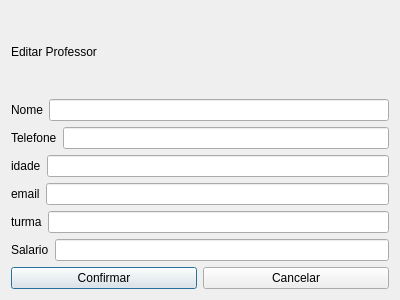
<?xml version="1.0" encoding="UTF-8"?>
<ui version="4.0">
 <class>fm_editprof</class>
 <widget class="QDialog" name="fm_editprof">
  <property name="geometry">
   <rect>
    <x>0</x>
    <y>0</y>
    <width>400</width>
    <height>300</height>
   </rect>
  </property>
  <property name="windowTitle">
   <string>Dialog</string>
  </property>
  <layout class="QVBoxLayout" name="verticalLayout">
   <item>
    <layout class="QHBoxLayout" name="horizontalLayout_7">
     <item>
      <widget class="QLabel" name="label_6">
       <property name="text">
        <string>Editar Professor</string>
       </property>
      </widget>
     </item>
    </layout>
   </item>
   <item>
    <layout class="QHBoxLayout" name="horizontalLayout_9">
     <item>
      <widget class="QLabel" name="label_8">
       <property name="text">
        <string>Nome</string>
       </property>
      </widget>
     </item>
     <item>
      <widget class="QLineEdit" name="txt_nome_2"/>
     </item>
    </layout>
   </item>
   <item>
    <layout class="QHBoxLayout" name="horizontalLayout_11">
     <item>
      <widget class="QLabel" name="label_10">
       <property name="text">
        <string>Telefone</string>
       </property>
      </widget>
     </item>
     <item>
      <widget class="QLineEdit" name="txt_telefone_2"/>
     </item>
    </layout>
   </item>
   <item>
    <layout class="QHBoxLayout" name="horizontalLayout_14">
     <item>
      <widget class="QLabel" name="label_12">
       <property name="text">
        <string>idade</string>
       </property>
      </widget>
     </item>
     <item>
      <widget class="QLineEdit" name="txt_idade_2"/>
     </item>
    </layout>
   </item>
   <item>
    <layout class="QHBoxLayout" name="horizontalLayout_12">
     <item>
      <widget class="QLabel" name="label_11">
       <property name="text">
        <string>email</string>
       </property>
      </widget>
     </item>
     <item>
      <widget class="QLineEdit" name="txt_email_2"/>
     </item>
    </layout>
   </item>
   <item>
    <layout class="QHBoxLayout" name="horizontalLayout_10">
     <item>
      <widget class="QLabel" name="label_9">
       <property name="text">
        <string>turma</string>
       </property>
      </widget>
     </item>
     <item>
      <widget class="QLineEdit" name="txt_turma_2"/>
     </item>
    </layout>
   </item>
   <item>
    <layout class="QHBoxLayout" name="horizontalLayout_15">
     <item>
      <widget class="QLabel" name="label_13">
       <property name="text">
        <string>Salario</string>
       </property>
      </widget>
     </item>
     <item>
      <widget class="QLineEdit" name="txt_salario"/>
     </item>
    </layout>
   </item>
   <item>
    <layout class="QHBoxLayout" name="horizontalLayout_13">
     <item>
      <widget class="QPushButton" name="pushButton_3">
       <property name="text">
        <string>Confirmar</string>
       </property>
      </widget>
     </item>
     <item>
      <widget class="QPushButton" name="pushButton_4">
       <property name="text">
        <string>Cancelar</string>
       </property>
      </widget>
     </item>
    </layout>
   </item>
  </layout>
 </widget>
 <resources/>
 <connections/>
</ui>
